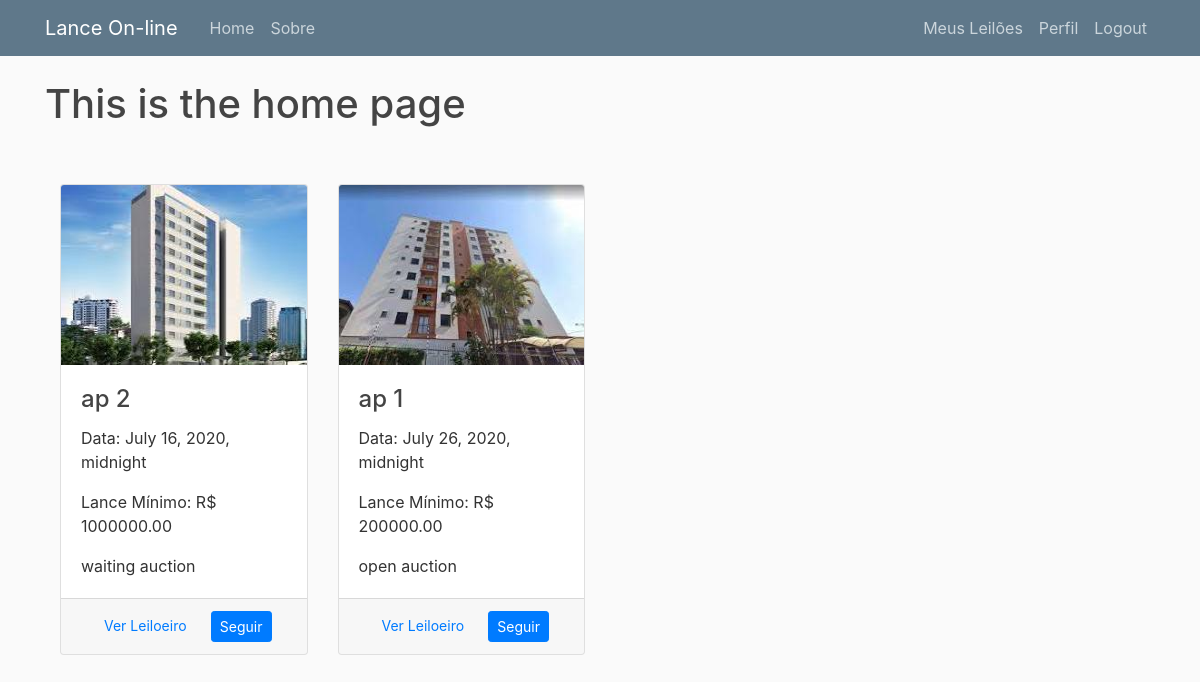
Page /sales/1/ (signed in) on the committed database.
### sales/models.py (models this page shows, shortened)
class Immobile(models.Model):
    kind = models.ForeignKey(ImmobileKind, on_delete=models.CASCADE)
    city = models.ForeignKey(City, on_delete=models.CASCADE)
    neighborhood = models.ForeignKey(Neighborhood, on_delete=models.CASCADE)
    status = models.ForeignKey(Status, on_delete=models.CASCADE)
    seller = models.ForeignKey(Seller, on_delete=models.CASCADE)
    name = models.CharField(max_length=200)
    description = models.TextField()
    price = models.DecimalField(
        null=True, blank=True, max_digits=15, decimal_places=2)
    size = models.DecimalField(
        null=True, blank=True, max_digits=15, decimal_places=2)
    rooms = models.IntegerField(null=True, blank=True)
    address = models.CharField(max_length=200, null=True, blank=True)
    url_origin = models.URLField(max_length=200)
    date_created = models.DateTimeField(default=timezone.now)
    date_auction = models.DateTimeField(null=True, blank=True)
    image = models.ImageField(null=True, blank=True, upload_to='immobile_pics')
    liked = models.ManyToManyField(
        User, default=None, blank=True, related_name='liked')

class Status(models.Model):
    name = models.CharField(max_length=100)
    def __str__(self):
        return self.name

### sales/views.py (the view)
# urls.py: path('<int:id>/', views.sales_list, name='sales_list'),
@login_required
def sales_list(request, id):
    user = User.objects.get(id=id)
    immobiles = Immobile.objects.all()
    liked_auctions = []
    for immobile in immobiles:
        if user in immobile.liked.all():
            liked_auctions.append(immobile)
    context = {'title': 'Leilões Marcados', 'liked_auctions': liked_auctions}
    return render(request, 'sales/sales_list.html', context)

### sales/templates/sales/sales_list.html (shortened to what this page needs)
{% extends "sales/base.html" %}
{% block content %}
<h1>This is the home page</h1>
<div class="container-fluid">
    <div class="row">
        {% for auction in liked_auctions %}
        <div class="col-sm-3 my-5">
            <div class="card">
                <div class="view overlay">
                    <img src="{{ auction.image.url }}" class="card-img-top" alt="" width="300" height="180">
                </div>
                <div class="card-body">
                    <h4 class="card-title">{{ auction.name }}</h4>
                    <p class="card-text">Data: {{ auction.date_auction }}</p>
                    <p class="card-text">Lance Mínimo: R$ {{ auction.price }}</p>
                    <p class="card-text">{{ auction.status }}</p>
                </div>
                <div class="card-footer">
                    <div class="container">
                        <a href="{{ auction.url_origin }}" class="btn-sm float-left">Ver Leiloeiro</a>
                        {% if user.is_authenticated %}
                        <form action="{% url 'liked' %}" method="POST">
                            {% if user not in auction.liked.all %}
                            <button class="btn btn-primary btn-sm float-right" type="submit">Seguir</button>
                            {% else %}
                            <button class="btn btn-secondary btn-sm float-right" type="submit">Seguindo</button>
                            {% endif %}
                        </form>
                        {% endif %}
                    </div>
                </div>
            </div>
        </div>
        {% endfor %}
    </div>
</div>
{% endblock %}

### sales/static/sales/main.css (style rules this page uses)
body { background: #fafafa; color: #333333; margin-top: 5rem; }
h1, h2, h3, h4, h5, h6 { color: #444444; }

### rows in the picture
Immobile: image (picture), name "ap 2", date_auction "July 16, 2020, midnight", price "1000000.00", status "waiting auction", shows "Seguir"
Immobile: image (picture), name "ap 1", date_auction "July 26, 2020, midnight", price "200000.00", status "open auction", shows "Seguir"
